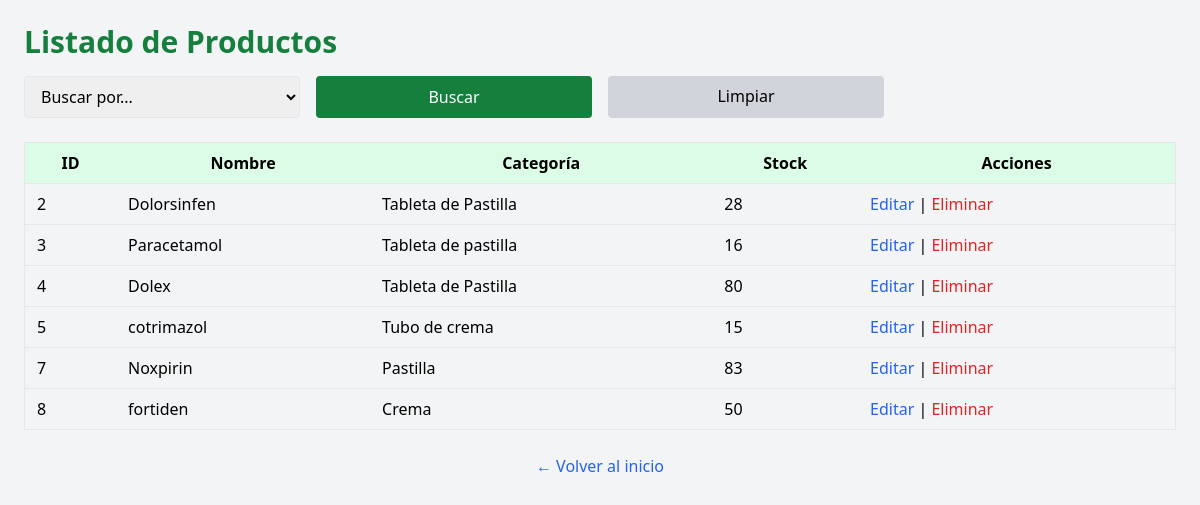
Page /farmacia_panacea/productos/consultar.php on the committed database.
### tables this page shows
CREATE TABLE `productos` (
  `id_producto` int(11) NOT NULL,
  `nombre` varchar(255) NOT NULL,
  `descripcion` text DEFAULT NULL,
  `categoria` varchar(100) DEFAULT NULL,
  `precio_venta` decimal(10,2) DEFAULT NULL,
  `stock_actual` int(11) DEFAULT NULL,
  `fecha_registro` date DEFAULT NULL
);

### farmacia_panacea/productos/consultar.php (the view, shortened to what this page needs)
<?php
require_once("../db.php");
$sql = "SELECT * FROM productos";
$resultado = $conn->query($sql);
?>
<!DOCTYPE html>
<html lang="es">
<head>
  <script src="https://cdn.tailwindcss.com"></script>
</head>
<body class="bg-gray-100 p-6">
<div class="max-w-6xl mx-auto">
  <h2 class="text-3xl font-bold text-green-700 mb-4">Listado de Productos</h2>
  <form method="get" class="grid grid-cols-1 md:grid-cols-4 gap-4 mb-6">
    <select name="opcion" id="opcion" onchange="mostrarCampo()" class="border px-3 py-2 rounded">
      <option value="">Buscar por...</option>
    </select>
    <button type="submit" class="bg-green-700 text-white px-4 py-2 rounded">Buscar</button>
    <a href="consultar.php" class="bg-gray-300 text-black px-4 py-2 rounded text-center inline-block">Limpiar</a>
  </form>
  <table class="table-auto w-full border">
    <thead class="bg-green-100">
      <tr>
        <th class="px-3 py-2">ID</th>
        <th class="px-3 py-2">Nombre</th>
        <th class="px-3 py-2">Categoría</th>
        <th class="px-3 py-2">Stock</th>
        <th class="px-3 py-2">Acciones</th>
      </tr>
    </thead>
    <tbody>
      <?php while($p = $resultado->fetch_assoc()) { ?>
      <tr class="border-t">
        <td class="px-3 py-2"><?php echo $p['id_producto']; ?></td>
        <td class="px-3 py-2"><?php echo $p['nombre']; ?></td>
        <td class="px-3 py-2"><?php echo $p['categoria']; ?></td>
        <td class="px-3 py-2"><?php echo $p['stock_actual']; ?></td>
        <td class="px-3 py-2">
          <a href="actualizar.php?id=<?php echo $p['id_producto']; ?>" class="text-blue-600 hover:underline">Editar</a> |
          <a href="eliminar.php?id=<?php echo $p['id_producto']; ?>" class="text-red-600 hover:underline" onclick="return confirm('¿Eliminar producto?');">Eliminar</a>
        </td>
      </tr>
      <?php } ?>
    </tbody>
  </table>
  <div class="mt-6 text-center">
    <a href="../index.php" class="text-blue-600 hover:underline">← Volver al inicio</a>
  </div>
</div>
</body>
</html>

### rows in the picture
productos: id_producto "2", nombre "Dolorsinfen", categoria "Tableta de Pastilla", stock_actual "28"
productos: id_producto "3", nombre "Paracetamol", categoria "Tableta de pastilla", stock_actual "16"
productos: id_producto "4", nombre "Dolex", categoria "Tableta de Pastilla", stock_actual "80"
productos: id_producto "5", nombre "cotrimazol", categoria "Tubo de crema", stock_actual "15"
productos: id_producto "7", nombre "Noxpirin", categoria "Pastilla", stock_actual "83"
productos: id_producto "8", nombre "fortiden", categoria "Crema", stock_actual "50"
